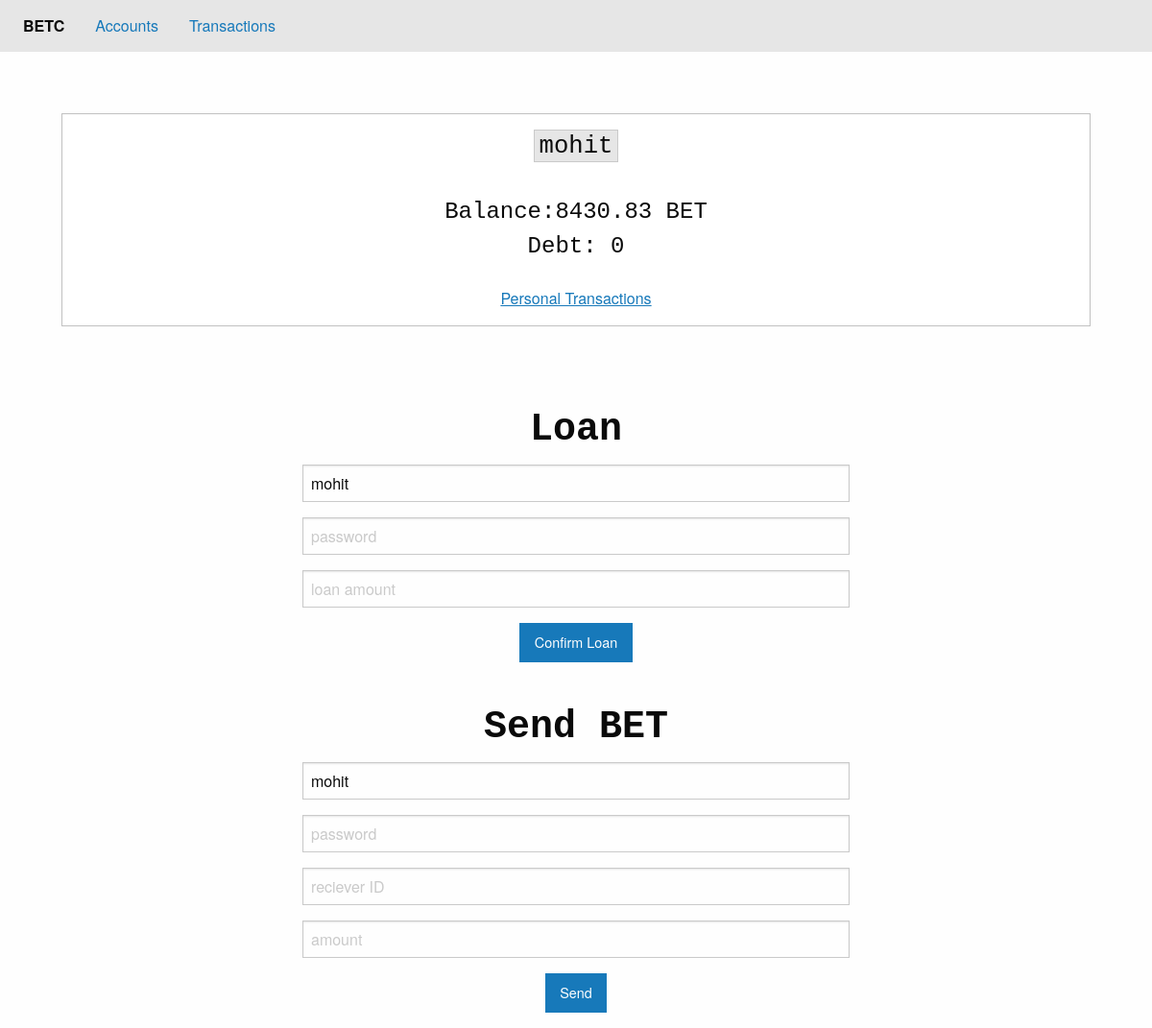
The page /accounts/mohit on the database its author committed.
### app/models.py (models this page shows)
class Wallet(db.Model):
    id = db.Column(db.Integer, primary_key=True)
    username = db.Column(db.String, unique=True, nullable=False)
    password = db.Column(db.String, nullable=False)
    balance = db.Column(db.Integer,nullable=True, default=1000)
    inDebt = db.Column(db.Integer, default=0)
    wins = db.Column(db.Integer, default=0)
    rounds = db.Column(db.Integer, default=0)
    lastDebt = db.Column(db.Integer, default=0)
    debt = db.Column(db.Integer, default=0)

### app/routes.py (the view)
@app.route("/accounts/<username>")
def getWallet(username):
    try:
        wallet = Wallet.query.filter_by(username=username).first()
        return render_template("wallet.html", wallet=wallet)
    except:
        return "User not found"

### app/templates/wallet.html (shortened to what this page needs)
{% extends "index.html" %}
{% block content %}
<section style="width: 100%; text-align:center; padding: 4rem;">
  <div class="callout">
    <h5><code style="font-size: 1.6rem;">{{ wallet.username }}</code></h5>
    <br>
    <span style="font-size: 1.5rem; font-family:'Courier New', Courier, monospace">Balance:{{wallet.balance}} BET</span>
    <br>
    <span style="font-size: 1.5rem; font-family:'Courier New', Courier, monospace">Debt: {{wallet.debt}}</span>
    <br>
    <br>
    <a href="/transactions/{{wallet.username}}" style="text-decoration:underline;">Personal Transactions</a>
  </div>
</section>
<form method="POST" action="/loan" style="width: 50%;margin:auto; text-align: center;">
  <h2 style="font-family:'Courier New', Courier, monospace;"> <b> Loan</b></h2>
  <div class="grid-container">
    <div>
      <div>
        <input name="username" type="text" placeholder="username" value="{{wallet.username}}">
      </div>
      <div>
        <input type="password" placeholder="password" name="password">
      </div>
      <div>
        <input type="text" placeholder="loan amount" name="loanValue">
      </div>
      <button type="submit" class="button">Confirm Loan</button>
    </div>
  </div>
</form>
<br>
<form method="POST" action="/send" style="width: 50%;margin:auto; text-align: center;">
  <h2 style="font-family:'Courier New', Courier, monospace;"> <b> Send BET</b></h2>
  <div class="grid-container">
    <div>
      <div>
        <input name="username" type="text" placeholder="username" value="{{wallet.username}}">
      </div>
      <div>
        <input type="password" placeholder="password" name="password">
      </div>
      <div>
        <input type="text" placeholder="reciever ID" name="reciever">
      </div>
      <div>
        <input type="text" placeholder="amount" name="amount">
      </div>
      <button type="submit" class="button">Send</button>
    </div>
  </div>
</form>
{% endblock %}

### rows shown on the page
Wallet: username "mohit", balance "8430.83", debt "0"
